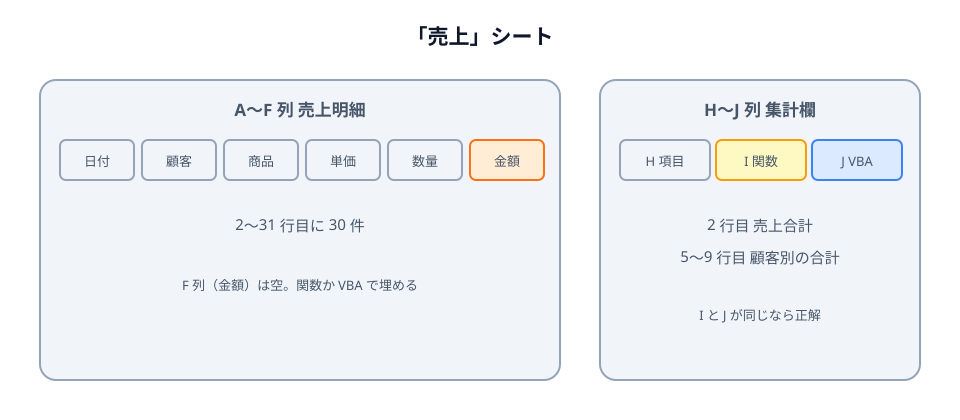

Generate this figure with Python:
"""第3章: 売上シートの構成。A〜F 列が明細、H 列が項目、I 列に関数・J 列に VBA の答え（CONTAINER / PART-WHOLE）。"""
import sys
sys.path.insert(0, "/Users/seekseep/.claude/skills/genfig")
from genfig import Canvas

c = Canvas(960, 420)
c.text(480, 44, "「売上」シート", scale="heading")

c.sticky(40, 80, 520, 300, color="gray", weight="thin")
c.text(300, 116, "A〜F 列  売上明細", scale="label")
cols = ["日付", "顧客", "商品", "単価", "数量", "金額"]
for i, name in enumerate(cols):
    x = 60 + i * 82
    color = "orange" if name == "金額" else "gray"
    c.sticky(x, 140, 74, 40, color=color, rx=6, weight="thin")
    c.text(x + 37, 166, name, scale="caption")
c.text(300, 230, "2〜31 行目に 30 件", scale="body")
c.text(300, 290, "F 列（金額）は空。関数か VBA で埋める", scale="caption")

c.sticky(600, 80, 320, 300, color="gray", weight="thin")
c.text(760, 116, "H〜J 列  集計欄", scale="label")
c.sticky(620, 140, 90, 40, color="gray", rx=6, weight="thin")
c.text(665, 166, "H 項目", scale="caption")
c.sticky(716, 140, 90, 40, color="yellow", rx=6, weight="thin")
c.text(761, 166, "I 関数", scale="caption")
c.sticky(812, 140, 90, 40, color="blue", rx=6, weight="thin")
c.text(857, 166, "J VBA", scale="caption")
c.text(760, 230, "2 行目  売上合計", scale="body")
c.text(760, 262, "5〜9 行目  顧客別の合計", scale="body")
c.text(760, 320, "I と J が同じなら正解", scale="caption")
c.save("01-sheet-layout.svg")
